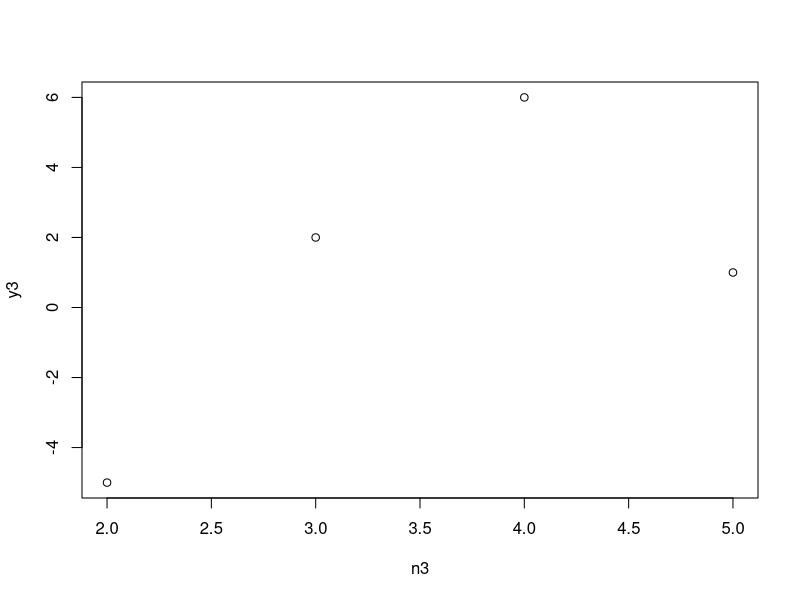

The R source for this figure:
x <- c(3.0, 2.0, 0.0, -1.0, 1.0, 3.0, 2.0, -1.0) #処理する信号
y3 <- c(rep(0,4)) #縦軸
n3 <- c(2:5) #横軸

for(i in 1:4){
  y3[i] = (-1)*x[i] - x[i+1] +x[i+3]+ x[i+4]  #低域微分処理
}
plot(n3,y3) #描画
